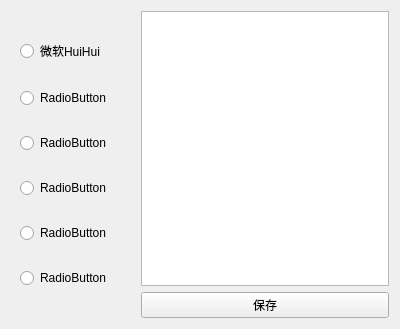
<?xml version="1.0" encoding="UTF-8"?>
<ui version="4.0">
 <class>Form</class>
 <widget class="QWidget" name="Form">
  <property name="geometry">
   <rect>
    <x>0</x>
    <y>0</y>
    <width>400</width>
    <height>329</height>
   </rect>
  </property>
  <property name="windowTitle">
   <string>Form</string>
  </property>
  <layout class="QHBoxLayout" name="horizontalLayout_4">
   <item>
    <layout class="QHBoxLayout" name="horizontalLayout_2" stretch="1,2">
     <item>
      <widget class="QWidget" name="widget" native="true">
       <layout class="QHBoxLayout" name="horizontalLayout_3">
        <item>
         <layout class="QVBoxLayout" name="verticalLayout_2">
          <item>
           <widget class="QRadioButton" name="radioButton">
            <property name="text">
             <string>微软HuiHui</string>
            </property>
           </widget>
          </item>
          <item>
           <widget class="QRadioButton" name="radioButton_2">
            <property name="text">
             <string>RadioButton</string>
            </property>
           </widget>
          </item>
          <item>
           <widget class="QRadioButton" name="radioButton_3">
            <property name="text">
             <string>RadioButton</string>
            </property>
           </widget>
          </item>
          <item>
           <widget class="QRadioButton" name="radioButton_4">
            <property name="text">
             <string>RadioButton</string>
            </property>
           </widget>
          </item>
          <item>
           <widget class="QRadioButton" name="radioButton_5">
            <property name="text">
             <string>RadioButton</string>
            </property>
           </widget>
          </item>
          <item>
           <widget class="QRadioButton" name="radioButton_6">
            <property name="text">
             <string>RadioButton</string>
            </property>
           </widget>
          </item>
         </layout>
        </item>
       </layout>
      </widget>
     </item>
     <item>
      <layout class="QVBoxLayout" name="verticalLayout">
       <item>
        <widget class="QTextEdit" name="textEdit"/>
       </item>
       <item>
        <layout class="QHBoxLayout" name="horizontalLayout">
         <item>
          <widget class="QPushButton" name="pushButton_save">
           <property name="text">
            <string>保存</string>
           </property>
          </widget>
         </item>
        </layout>
       </item>
      </layout>
     </item>
    </layout>
   </item>
  </layout>
 </widget>
 <resources/>
 <connections/>
</ui>
